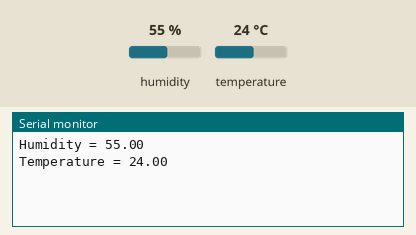
Recording of a sketch running on a simulated ESP8266 (NodeMCU). On the bench: the last lines printed to the serial monitor. Wiring (inferred from the names in the program): DHT11 sensor: data D2. Inputs (shaded band) come from the test bench; at power-on: humidity 55 %, temperature 24 °C.

Above: at 3.2 s.
3.3 s: humidity set to 22 %
At 5.9 s:
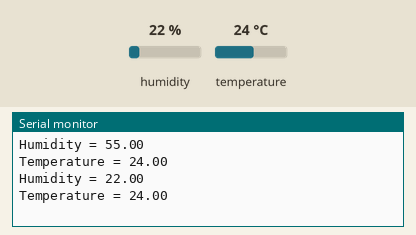
6.3 s: temperature set to 12 °C
At 8.0 s:
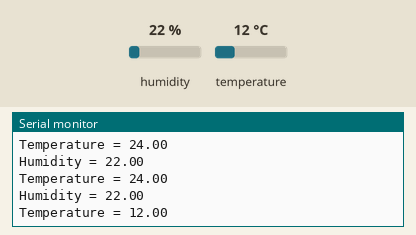
9.3 s: humidity set to 40 %
At 12.0 s:
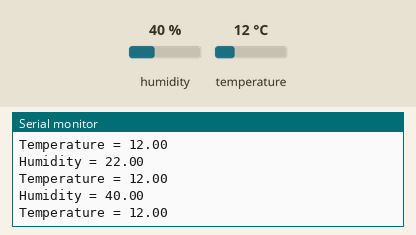
Timing chart, 0 to 13.5 s (numbered marks = the images above; inputs shaded):
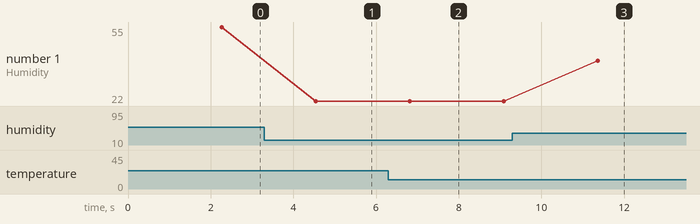

Measured:
- after the input at 3.3 s, the serial monitor: prints a new line after 1.2 s (image 1)
- after the input at 6.3 s, the serial monitor: prints a new line after 0.52 s (image 2)
- after the input at 9.3 s, the serial monitor: prints a new line after 2.1 s (image 3)
- plotted number 1: 55 → 22 after the input at 3.3 s, 22 → 40 after the input at 9.3 s

The sketch:

EX_08_DHT11.ino
```cpp
#include <ESP8266WiFi.h>
#include "DHT.h" //เรียกใช้งานไลบรารี่ DHT11/22

#define DHTPIN D2 //นิยามชื่อ DHTPIN ซึ่งมีค่าเป็น D2
#define DHTTYPE DHT11 //นิยามชื่อ DHTTYPE ซึ่งมีค่าเป็น DHT11

float humidity = 0;   //ประกาศตัวแปรไว้สำหรับเก็บค่าที่มีจุดทศนิยมที่ชื่อว่า humidity และกำหนดให้มีค่าเท่ากับ 0
float temperature = 0; //ประกาศตัวแปรไว้สำหรับเก็บค่าที่มีจุดทศนิยมที่ชื่อว่า temperature และกำหนดให้มีค่าเท่ากับ 0

DHT dht(DHTPIN, DHTTYPE); //ประกาศการใช้งานโมดูล DHT11 ซึ่งใช้ขา D2 ในการเชื่อมต่อ

void setup() {
  Serial.begin(115200);
  dht.begin(); //สั่งโมดูล DHT11 เริ่มทำงาน

  delay(2000); //หน่วงเวลา 2000 มิลลิวินาที หรือ 2 วินาที
}

void loop() {

  humidity = dht.readHumidity(); //ให้นำค่าความชื้นที่อ่านได้จาก DHT11 ไปเก็บไว้ในตัวแปร humidity
  temperature = dht.readTemperature(); //ให้นำค่าอุณหภูมิที่อ่านได้จาก DHT11 ไปเก็บไว้ในตัวแปร temperature

  Serial.print("Humidity = ");
  Serial.println(humidity);

  Serial.print("Temperature = ");
  Serial.println(temperature);

  delay(2000); //หน่วงเวลา 2000 มิลลิวินาที หรือ 2 วินาที

}
```
